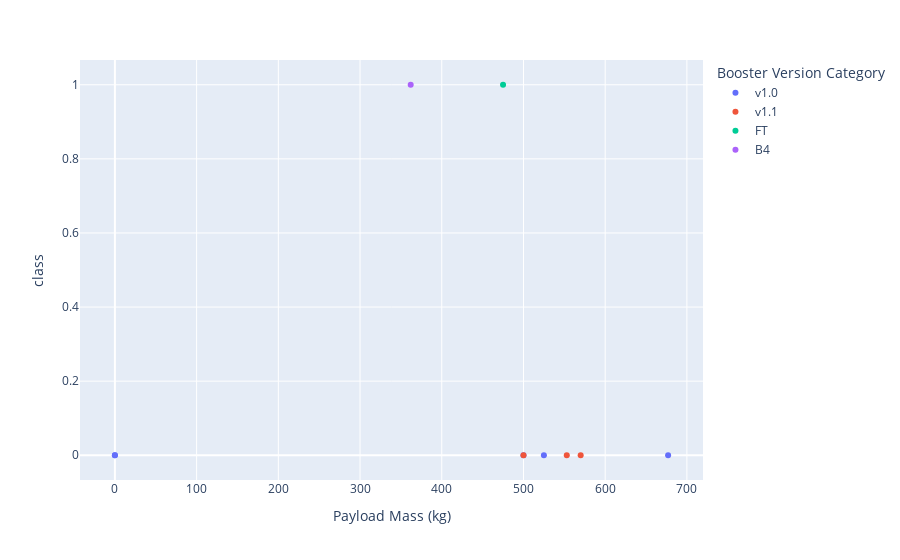

The cell this chart's notebook holds for it:
### Code cell
range=[0,1000]
filtered_data=spacex_df[spacex_df['Payload Mass (kg)'].between(range[0], range[1])]
fig= px.scatter(data_frame = filtered_data, x = 'Payload Mass (kg)' ,y = 'class' ,color = 'Booster Version Category')
fig.show()

### Figure 1 — Plotly figure (JSON) as saved in the notebook; plotly's stock layout.template omitted (floating-point values rounded to 4 significant figures)
{"data": [{"hovertemplate": "Booster Version Category=v1.0<br>Payload Mass (kg)=%{x}<br>class=%{y}<extra></extra>", "legendgroup": "v1.0", "marker": {"color": "#636efa", "symbol": "circle"}, "mode": "markers", "name": "v1.0", "orientation": "v", "showlegend": true, "type": "scatter", "x": [0, 0, 525, 500, 677], "xaxis": "x", "y": [0, 0, 0, 0, 0], "yaxis": "y"}, {"hovertemplate": "Booster Version Category=v1.1<br>Payload Mass (kg)=%{x}<br>class=%{y}<extra></extra>", "legendgroup": "v1.1", "marker": {"color": "#EF553B", "symbol": "circle"}, "mode": "markers", "name": "v1.1", "orientation": "v", "showlegend": true, "type": "scatter", "x": [570, 500, 553], "xaxis": "x", "y": [0, 0, 0], "yaxis": "y"}, {"hovertemplate": "Booster Version Category=FT<br>Payload Mass (kg)=%{x}<br>class=%{y}<extra></extra>", "legendgroup": "FT", "marker": {"color": "#00cc96", "symbol": "circle"}, "mode": "markers", "name": "FT", "orientation": "v", "showlegend": true, "type": "scatter", "x": [475], "xaxis": "x", "y": [1], "yaxis": "y"}, {"hovertemplate": "Booster Version Category=B4<br>Payload Mass (kg)=%{x}<br>class=%{y}<extra></extra>", "legendgroup": "B4", "marker": {"color": "#ab63fa", "symbol": "circle"}, "mode": "markers", "name": "B4", "orientation": "v", "showlegend": true, "type": "scatter", "x": [362], "xaxis": "x", "y": [1], "yaxis": "y"}], "layout": {"autosize": true, "legend": {"title": {"text": "Booster Version Category"}, "tracegroupgap": 0}, "margin": {"t": 60}, "xaxis": {"anchor": "y", "autorange": true, "domain": [0, 1], "range": [-41.37, 718.4], "title": {"text": "Payload Mass (kg)"}, "type": "linear"}, "yaxis": {"anchor": "x", "autorange": true, "domain": [0, 1], "range": [-0.07743, 1.077], "title": {"text": "class"}, "type": "linear"}}}
